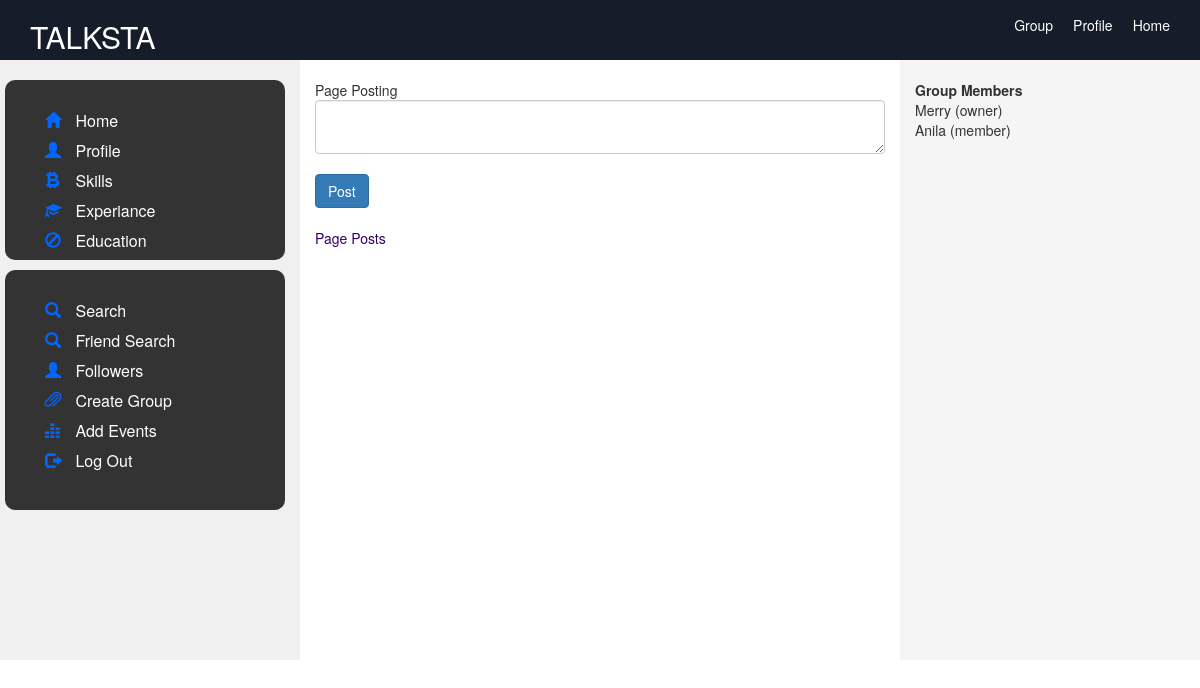
/Social/group_post.php?group_id=test1 (signed in), run on the app's committed database.
### tables this page shows
CREATE TABLE IF NOT EXISTS `profile_tb` (
  `id` int(11) NOT NULL AUTO_INCREMENT,
  `fname` varchar(100) NOT NULL,
  `lname` varchar(100) NOT NULL,
  `email` varchar(100) NOT NULL,
  `contact` bigint(20) NOT NULL,
  `dob` varchar(100) NOT NULL,
  `gender` varchar(50) NOT NULL,
  `organization` varchar(100) NOT NULL,
  `place` varchar(100) NOT NULL,
  `username` varchar(50) NOT NULL,
  `password` varchar(50) NOT NULL,
  `profile_pic` varchar(220) NOT NULL,
  `status` int(11) NOT NULL,
  PRIMARY KEY (`id`)
);

CREATE TABLE IF NOT EXISTS `group_list` (
  `id` int(11) NOT NULL AUTO_INCREMENT,
  `user_id` varchar(100) NOT NULL,
  `group_id` varchar(100) NOT NULL,
  `status` varchar(50) NOT NULL,
  PRIMARY KEY (`id`)
);

### Social/right1.php (the view)
  <div class="col-sm-3 right">
 <br />
  <b>Group Members</b>
   <br />
<?php
$query="select * from group_list WHERE group_id='$group_id'";
$res=mysqli_query($con,$query);
while($row=mysqli_fetch_array($res))
 {
$user_id=$row['user_id'];
$query1="select * from profile_tb WHERE email='$user_id'";
$res1=mysqli_query($con,$query1);
while($row1=mysqli_fetch_array($res1))
 {
echo $row1['fname']."  (".$row['status'].")";
 }
?>
<br />
<?php
 }
  ?>
  <br><br>
  </div>

### Social/header.php (style rules this page uses)
.right { background:#F5F5F5; height:100%; min-height:600px; }

### data on the page
group_list: status "owner"
profile_tb: fname "Merry"
group_list: status "member"
profile_tb: fname "Anila"
